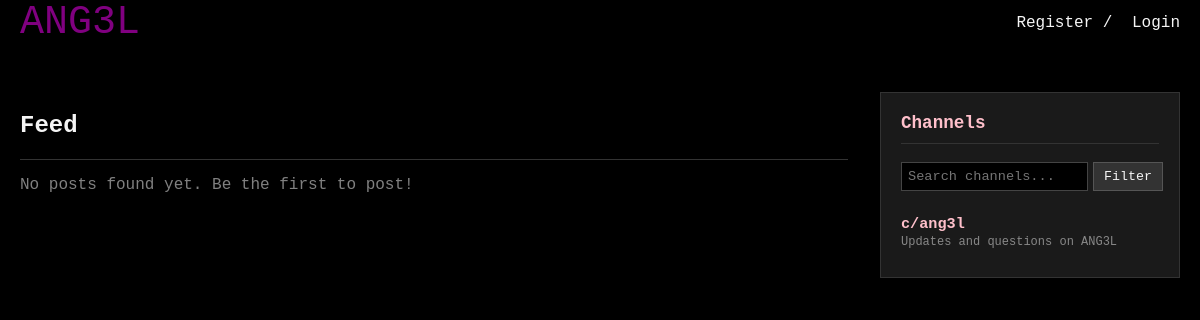
Before: / with the older database file.
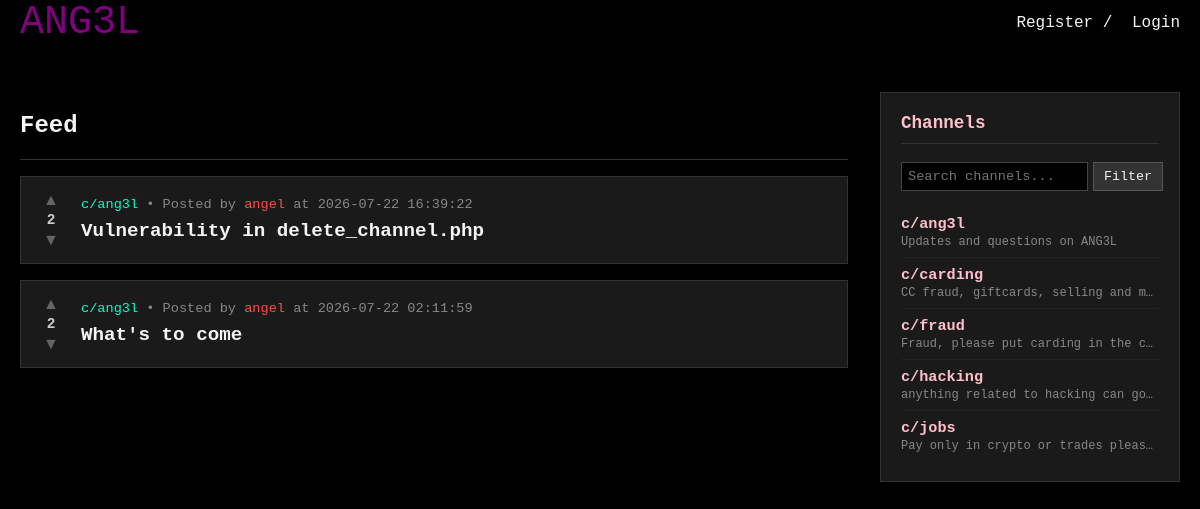
After: the same page with the newer database file.
### tables this page shows
CREATE TABLE subchannels (
    id INTEGER PRIMARY KEY AUTOINCREMENT,
    name TEXT UNIQUE NOT NULL,
    description TEXT,
    created_by INTEGER,
    created_at DATETIME DEFAULT CURRENT_TIMESTAMP,
    FOREIGN KEY (created_by) REFERENCES users(id) ON DELETE SET NULL
);

CREATE TABLE posts (
    id INTEGER PRIMARY KEY AUTOINCREMENT,
    subchannel_id INTEGER NOT NULL,
    user_id INTEGER NOT NULL,
    title TEXT NOT NULL,
    body TEXT NOT NULL,
    votes_count INTEGER DEFAULT 0,
    created_at DATETIME DEFAULT CURRENT_TIMESTAMP,
    FOREIGN KEY (subchannel_id) REFERENCES subchannels(id) ON DELETE CASCADE,
    FOREIGN KEY (user_id) REFERENCES users(id) ON DELETE CASCADE
);

CREATE TABLE users (
    id INTEGER PRIMARY KEY AUTOINCREMENT,
    username TEXT UNIQUE NOT NULL,
    password_hash TEXT NOT NULL,
    is_admin INTEGER DEFAULT 0,
    created_at DATETIME DEFAULT CURRENT_TIMESTAMP
, role TEXT DEFAULT 'member', karma INTEGER DEFAULT 0);

### db.php (called while the page is built, shortened)
<?php
if (!function_exists('getRoleColor')) {
    function getRoleColor($role) {
        switch ($role) {
            case 'admin': return '#FF4D4D';
        }
    }
}

### public/index.php (the view, shortened to what this page needs)
<?php
require_once __DIR__ . '/../db.php';
$channel_search = trim($_GET['c_search'] ?? '');
if (!empty($channel_search)) {
    $stmt_channels = $db->prepare("SELECT name, description FROM subchannels WHERE name LIKE ? ORDER BY name ASC");
    $stmt_channels->execute(['%' . $channel_search . '%']);
} else {
    $stmt_channels = $db->query("SELECT name, description FROM subchannels ORDER BY name ASC");
}
$channels = $stmt_channels->fetchAll(PDO::FETCH_ASSOC);
$current_logged_in_user = $_SESSION['user_id'] ?? '';
$stmt = $db->prepare("
    SELECT p.*, u.username, u.role, c.name as channel_name,
    (SELECT vote_type FROM votes WHERE user_id = ? AND post_id = p.id) as user_vote
    FROM posts p
    JOIN users u ON p.user_id = u.id
    JOIN subchannels c ON p.subchannel_id = c.id
    ORDER BY p.created_at DESC
    LIMIT 20
");
$stmt->execute([$current_logged_in_user]);
$posts = $stmt->fetchAll(PDO::FETCH_ASSOC);
?>
<!DOCTYPE html>
<html>
<head>
    <link rel="stylesheet" type="text/css" href="/css/header.css">
    <link rel="stylesheet" type="text/css" href="/css/index.css">
</head>
<body>
    <?php include __DIR__ . '/../includes/header.php'; ?>
    <div class="wrapper">
        <div class="feed-container">
            <h2>Feed</h2>
            <hr style="border: 0; border-top: 1px solid #333; margin: 1rem 0;">
            <?php if (empty($posts)): ?>
                <p style="color: gray;">No posts found yet. Be the first to post!</p>
            <?php else: ?>
                <?php foreach ($posts as $post): ?>
                    <div class="post-card" data-post-id="<?php echo $post['id']; ?>">
                        <div class="vote-section">
                            <button class="vote-btn upvote <?php echo ($post['user_vote'] == 1) ? 'active' : ''; ?>" onclick="castVote('<?php echo $post['id']; ?>', 1)">▲</button>
                            <span class="vote-count" id="vote-count-<?php echo $post['id']; ?>"><?php echo $post['votes_count']; ?></span>
                            <button class="vote-btn downvote <?php echo ($post['user_vote'] == -1) ? 'active' : ''; ?>" onclick="castVote('<?php echo $post['id']; ?>', -1)">▼</button>
                        </div>
                        <div class="post-content">
                            <div class="meta">
                                <a class="channel-link" href="/c/<?php echo htmlspecialchars($post['channel_name'], ENT_QUOTES, 'UTF-8'); ?>">c/<?php echo htmlspecialchars($post['channel_name'], ENT_QUOTES, 'UTF-8'); ?></a>
                                • Posted by
                                <a href="/u/<?php echo htmlspecialchars($post['username'], ENT_QUOTES, 'UTF-8'); ?>" style="color: <?php echo getRoleColor($post['role']); ?>; text-decoration: none;">
                                    <?php echo htmlspecialchars($post['username'], ENT_QUOTES, 'UTF-8'); ?>
                                </a>
                                at <?php echo $post['created_at']; ?>
                            </div>
                            <a class="post-title" href="/post.php?id=<?php echo $post['id']; ?>"><?php echo htmlspecialchars($post['title'], ENT_QUOTES, 'UTF-8'); ?></a>
                        </div>
                    </div>
                <?php endforeach; ?>
            <?php endif; ?>
        </div>
        <div class="sidebar">
            <h3>Channels</h3>
            <form method="GET" action="index.php">
                <input type="text" name="c_search" placeholder="Search channels..." value="<?php echo htmlspecialchars($channel_search, ENT_QUOTES, 'UTF-8'); ?>">
                <button type="submit">Filter</button>
            </form>
            <ul class="channel-list">
                <?php if (empty($channels)): ?>
                    <li style="color: gray; font-size: 0.85rem; text-align: center; padding: 10px 0;">No channels found.</li>
                <?php else: ?>
                    <?php foreach ($channels as $chan): ?>
                        <li>
                            <a class="sidebar-c-link" href="/c/<?php echo htmlspecialchars($chan['name'], ENT_QUOTES, 'UTF-8'); ?>">c/<?php echo htmlspecialchars($chan['name'], ENT_QUOTES, 'UTF-8'); ?></a>
                            <?php if (!empty($chan['description'])): ?>
                                <p class="channel-desc"><?php echo htmlspecialchars($chan['description'], ENT_QUOTES, 'UTF-8'); ?></p>
                            <?php endif; ?>
                        </li>
                    <?php endforeach; ?>
                <?php endif; ?>
            </ul>
        </div>
    </div>
</body>
</html>

### includes/header.php (shortened to what this page needs)
<header>
    <span class="TITLE"><a href="/">ANG3L</a></span>
    <?php if (isset($_SESSION['user_id'])): ?>
        <p><a href="/logout.php">&nbsp;/ Log Out</a></p>
        <p><a href="/settings.php">&nbsp;/ Settings</a></p>
        <?php
        $role = $_SESSION['role'] ?? 'member';
        $role_color = getRoleColor($role);
        $role_suffix = ' [' . $role . ']';
        $profile_url = '/u/' . urlencode($_SESSION['username']);
        ?>
        <p><a class='usrname' style="color: <?php echo $role_color; ?>;" href="<?php echo $profile_url; ?>"><?php echo htmlspecialchars($_SESSION['username'] . $role_suffix, ENT_QUOTES, 'UTF-8'); ?></a></p>
        <?php if ($role === 'admin'): ?>
            <p><a style="color: blue" href="/admin.php">&nbsp;/ Admin</a></p>
        <?php endif; ?>
    <?php else: ?>
        <p><a href="/register.php">Register /</a></p>
        <p><a href="/login.php">&nbsp;Login</a></p>
    <?php endif; ?>
</header>

### public/css/header.css (style rules this page uses)
body { background-color: rgb(0, 0, 0); margin: 0; }
header { color: whitesmoke; font-family: JetbrainsMono NF; position: fixed; width: 100%; display: flex; padding: 10px; }
.TITLE { font-size: 40px; text-align: left; }
span a { color: purple; }
a { color: whitesmoke; text-decoration: none; }
header { color: purple; font-family: "JetBrainsMono NF", monospace; background-color: rgb(0, 0, 0); position: fixed; top: 0; left: 0; width: 100%; display: flex; align-items: center; box-sizing: border-box; padding: 0 20px; z-index: 1000; }
.TITLE { font-size: 40px; text-align: left; margin-right: auto; }
p a { color: whitesmoke; text-decoration: none; }
header p { display: inline-block; margin: 0; padding-left: 10px; }

### public/css/index.css (style rules this page uses)
body { background: #000000; color: whitesmoke; font-family: "JetBrainsMono NF", monospace; margin: 0; padding-top: 60px; }
.wrapper { width: 100%; max-width: none; margin: 0; padding: 2rem 20px; display: grid; grid-template-columns: 1fr 300px; gap: 2rem; align-items: start; box-sizing: border-box; }
.feed-container { background: transparent; width: 100%; min-width: 0; margin: 0; padding: 0; }
.post-card { display: flex; gap: 15px; background: #1a1a1a; border: 1px solid #333; padding: 15px; margin-bottom: 1rem; align-items: center; }
.post-title { color: whitesmoke; text-decoration: none; font-size: 1.2rem; font-weight: bold; word-break: break-word; }
.meta { font-size: 0.85rem; color: #888; margin-bottom: 8px; }
.channel-link { color: #00ffcc; text-decoration: none; }
.vote-section { display: flex; flex-direction: column; align-items: center; min-width: 30px; }
.vote-btn { background: none; border: none; color: #666; cursor: pointer; font-size: 1rem; padding: 0; line-height: 1; }
.vote-count { font-size: 0.9rem; font-weight: bold; color: #ccc; margin: 4px 0; }
.post-content { flex: 1; min-width: 0; }
.sidebar { background: #1a1a1a; border: 1px solid #333; padding: 20px; position: sticky; top: 80px; }
.sidebar h3 { margin-top: 0; color: pink; font-size: 1.1rem; border-bottom: 1px solid #333; padding-bottom: 10px; }
.sidebar form { display: flex; gap: 5px; margin-bottom: 1rem; }
.sidebar input[type="text"] { flex: 1; background: #000; color: whitesmoke; border: 1px solid #444; padding: 6px; font-family: inherit; font-size: 0.85rem; }
.sidebar button { background: #333; color: whitesmoke; border: 1px solid #555; padding: 6px 10px; cursor: pointer; font-family: inherit; }
.channel-list { list-style: none; padding: 0; margin: 0; max-height: 400px; overflow-y: auto; }
.channel-list li { padding: 8px 0; border-bottom: 1px solid #222; }
.channel-list li:last-child { border-bottom: none; }
.sidebar-c-link { color: pink; text-decoration: none; font-weight: bold; font-size: 0.95rem; display: block; }
.channel-desc { font-size: 0.75rem; color: #888; margin: 2px 0 0 0; white-space: nowrap; overflow: hidden; text-overflow: ellipsis; }

Changed rows visible on the page:
added posts: votes_count "2", subchannel.name "ang3l", user.username "angel", created_at "2026-07-22 16:39:22", title "Vulnerability in delete_channel.php"
added posts: votes_count "2", subchannel.name "ang3l", user.username "angel", created_at "2026-07-22 02:11:59", title "What's to come"
added subchannels: name "carding", description "CC fraud, giftcards, selling and m…"
added subchannels: name "fraud", description "Fraud, please put carding in the c…"
added subchannels: name "hacking", description "anything related to hacking can go…"
added subchannels: name "jobs", description "Pay only in crypto or trades please!"
Other visible differences:
text no longer shown: "No posts found yet. Be the first to post!"
